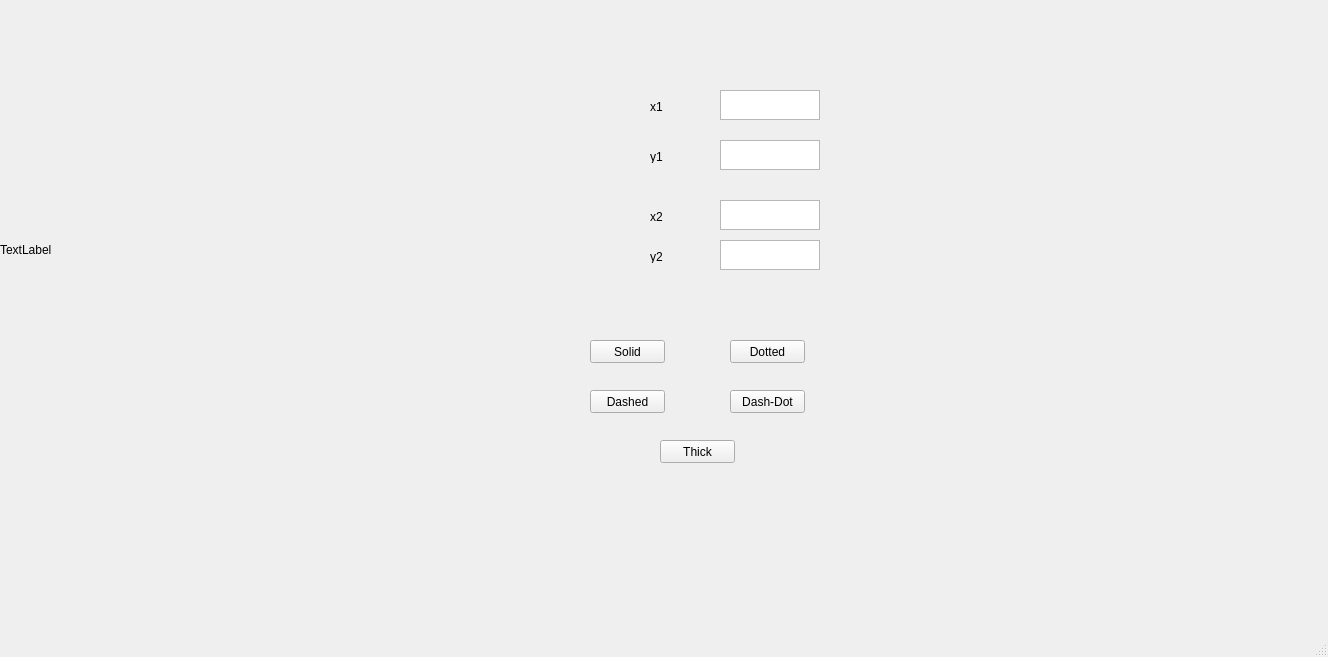
<?xml version="1.0" encoding="UTF-8"?>
<ui version="4.0">
 <class>MainWindow</class>
 <widget class="QMainWindow" name="MainWindow">
  <property name="geometry">
   <rect>
    <x>0</x>
    <y>0</y>
    <width>1328</width>
    <height>657</height>
   </rect>
  </property>
  <property name="windowTitle">
   <string>MainWindow</string>
  </property>
  <widget class="QWidget" name="centralwidget">
   <widget class="QLabel" name="label">
    <property name="geometry">
     <rect>
      <x>0</x>
      <y>0</y>
      <width>500</width>
      <height>500</height>
     </rect>
    </property>
    <property name="text">
     <string>TextLabel</string>
    </property>
   </widget>
   <widget class="QLabel" name="label_2">
    <property name="geometry">
     <rect>
      <x>650</x>
      <y>100</y>
      <width>47</width>
      <height>13</height>
     </rect>
    </property>
    <property name="text">
     <string>x1</string>
    </property>
   </widget>
   <widget class="QLabel" name="label_3">
    <property name="geometry">
     <rect>
      <x>650</x>
      <y>150</y>
      <width>47</width>
      <height>13</height>
     </rect>
    </property>
    <property name="text">
     <string>y1</string>
    </property>
   </widget>
   <widget class="QLabel" name="label_4">
    <property name="geometry">
     <rect>
      <x>650</x>
      <y>210</y>
      <width>47</width>
      <height>13</height>
     </rect>
    </property>
    <property name="text">
     <string>x2</string>
    </property>
   </widget>
   <widget class="QLabel" name="label_5">
    <property name="geometry">
     <rect>
      <x>650</x>
      <y>250</y>
      <width>47</width>
      <height>13</height>
     </rect>
    </property>
    <property name="text">
     <string>y2</string>
    </property>
   </widget>
   <widget class="QTextEdit" name="textEdit">
    <property name="geometry">
     <rect>
      <x>720</x>
      <y>90</y>
      <width>100</width>
      <height>30</height>
     </rect>
    </property>
   </widget>
   <widget class="QTextEdit" name="textEdit_2">
    <property name="geometry">
     <rect>
      <x>720</x>
      <y>140</y>
      <width>100</width>
      <height>30</height>
     </rect>
    </property>
   </widget>
   <widget class="QTextEdit" name="textEdit_3">
    <property name="geometry">
     <rect>
      <x>720</x>
      <y>200</y>
      <width>100</width>
      <height>30</height>
     </rect>
    </property>
   </widget>
   <widget class="QTextEdit" name="textEdit_4">
    <property name="geometry">
     <rect>
      <x>720</x>
      <y>240</y>
      <width>100</width>
      <height>30</height>
     </rect>
    </property>
   </widget>
   <widget class="QPushButton" name="pushButton">
    <property name="geometry">
     <rect>
      <x>590</x>
      <y>340</y>
      <width>75</width>
      <height>23</height>
     </rect>
    </property>
    <property name="text">
     <string>Solid</string>
    </property>
   </widget>
   <widget class="QPushButton" name="pushButton_2">
    <property name="geometry">
     <rect>
      <x>730</x>
      <y>340</y>
      <width>75</width>
      <height>23</height>
     </rect>
    </property>
    <property name="text">
     <string>Dotted</string>
    </property>
   </widget>
   <widget class="QPushButton" name="pushButton_3">
    <property name="geometry">
     <rect>
      <x>590</x>
      <y>390</y>
      <width>75</width>
      <height>23</height>
     </rect>
    </property>
    <property name="text">
     <string>Dashed</string>
    </property>
   </widget>
   <widget class="QPushButton" name="pushButton_4">
    <property name="geometry">
     <rect>
      <x>730</x>
      <y>390</y>
      <width>75</width>
      <height>23</height>
     </rect>
    </property>
    <property name="text">
     <string>Dash-Dot</string>
    </property>
   </widget>
   <widget class="QPushButton" name="pushButton_5">
    <property name="geometry">
     <rect>
      <x>660</x>
      <y>440</y>
      <width>75</width>
      <height>23</height>
     </rect>
    </property>
    <property name="text">
     <string>Thick</string>
    </property>
   </widget>
  </widget>
  <widget class="QMenuBar" name="menubar">
   <property name="geometry">
    <rect>
     <x>0</x>
     <y>0</y>
     <width>1328</width>
     <height>21</height>
    </rect>
   </property>
  </widget>
  <widget class="QStatusBar" name="statusbar"/>
 </widget>
 <resources/>
 <connections/>
</ui>
